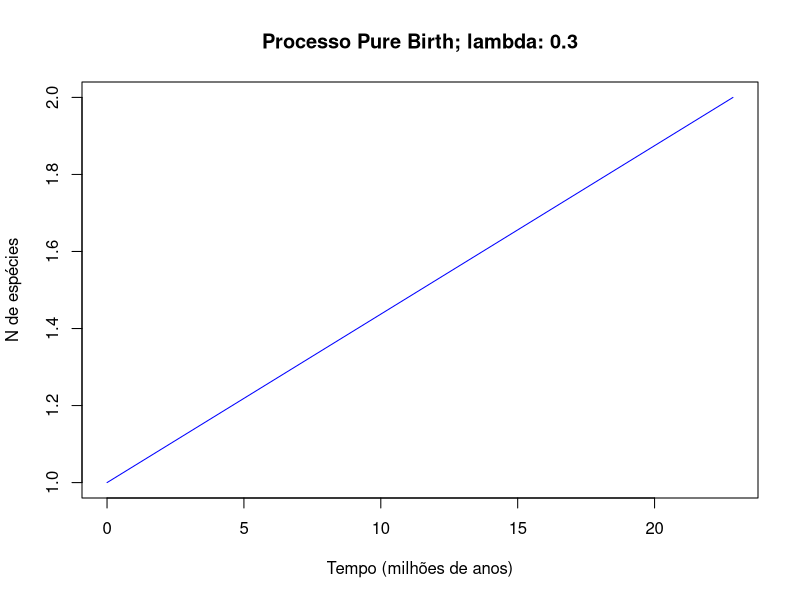
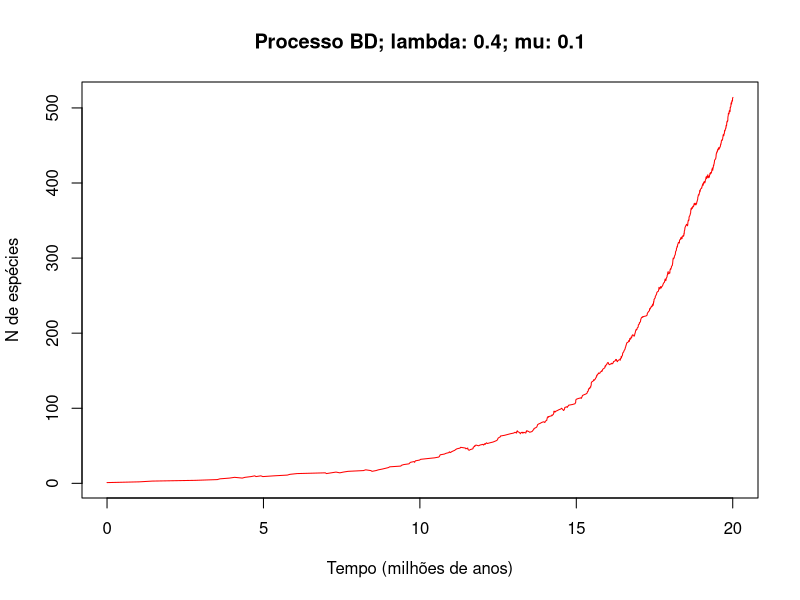
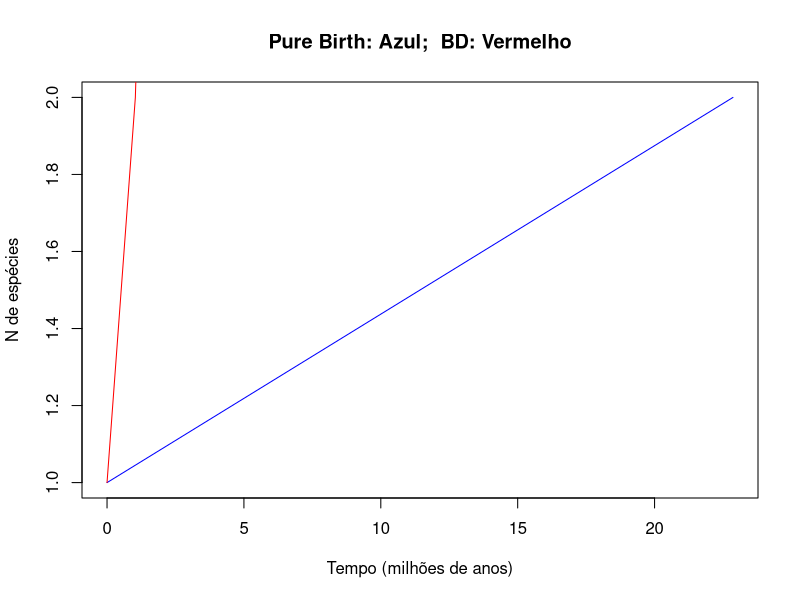

These figures' R source, in order: (Note: this script raises an error after producing the figures.)

############################## MODELO PURE BIRTH #############################

## Parâmetros do modelo Pure Birth (Yule)
# Taxa de nascimento
lambda1 = 0.3

## Cenário temporal
t = 0  # tempo atual
ts1 = t  # tempo de todos os eventos
tf = 20 # tempo máximo da simulação

## Cenário de diversidade
n = 1   # número de espécies atual
N1 = n  # número de espécies ao longo da simulação

# Simulação do processo Pure Birth
while (t < tf) {
  # tempos até o próximos evento de nascimento
  t_birth = rexp(1, n * lambda1)
  # atualizando o tempo
  t = t + t_birth
  ts1 = c(ts1, t)
  # atualizando a diversidade
  n = n + 1 # 'nasce' uma espécie
  N1 = c(N1, n)
}

## Plot da simulação
par(mfrow = c(1,1))
plot(
  x = ts1, 
  y = N1, 
  type = "l", 
  col = "blue", 
  xlab = "Tempo (milhões de anos)", 
  ylab = "N de espécies",
  main = paste0("Processo Pure Birth",
                "; lambda: ", lambda1
  )
)

# Veja o número final de espécies da simulação
Nf1 = N1[length(N1)]
Nf1

############################## MODELO BIRTH-DEATH #############################

## Parâmetros do modelo BD
# Taxa de nascimento
lambda2 = 0.4
# Taxa de morte
mu2 = 0.1

## Cenário temporal
t = 0  # tempo atual
ts2 = t  # tempo de todos os eventos
tf = 20 # tempo máximo da simulação

## Cenário de diversidade
n = 1   # número de espécies atual
N2 = n  # número de espécies ao longo da simulação

# Simulação do processo Birth-Death
while (t < tf) {
  # tempos até os próximos eventos de nascimento e morte
  t_birth = rexp(1, n * lambda2)
  t_death = rexp(1, n * mu2)
  # qual evento ocorre antes?
  ti = min(t_birth, t_death)
  # atualizando o tempo
  t = t + ti
  ts2 = c(ts2, t)
  # atualizando a diversidade
  if (ti == t_birth) {
    n = n + 1 # 'nasce' uma espécie
  } else {
    n = n - 1 # 'morre' uma espécie
  }
  N2 = c(N2, n)
}

## Plot da simulação
par(mfrow = c(1,1))
plot(
  x = ts2, 
  y = N2, 
  type = "l", 
  col = "red", 
  xlab = "Tempo (milhões de anos)", 
  ylab = "N de espécies",
  main = paste0("Processo BD",
                "; lambda: ", lambda2, 
                "; mu: ", mu2
  )
)

# Veja o número final de espécies da simulação
Nf2 = N2[length(N2)]
Nf2

############################### COMPARANDO MODELOS #############################

## Plot das duas simulações
par(mfrow = c(1,1))
plot(
  x = ts1, 
  y = N1, 
  type = "l", 
  col = "blue", 
  xlab = "Tempo (milhões de anos)", 
  ylab = "N de espécies",
  main = paste0("Pure Birth: Azul;  BD: Vermelho"
                )
)
lines(
  x = ts2, 
  y = N2, 
  type = "l", 
  col = "red"
)

## EM GRUPO
# Compare o número de espécies geradas pelos modelos:
c("Pure Birth" = Nf1, "BD"= Nf2)

# Vamos armazenar o número de espécies geradas por cada modelo:
Npure = c()
Nbd = c()

# Vamos testar se existe diferença no número de espécies:
t.test(x = Npure, 
       y = Nbd, 
       alternative = "two.sided",
       paired = FALSE, 
       var.equal = FALSE
)

## PARA PENSAR:
# Os modelos produziram um número de espécies distinto?
# Qual o motivo para esse padrão?


## EM GRUPO
# Vamos ajustar uma regressão linear entre N de spécies e tempo:
lm_pure = summary(lm(log(N1)~ ts1))
lm_bd = summary(lm(log(N2)~ ts2))

# Vamos extrair a taxa de diversificação para cada modelo:
r_pure = lm_pure$coefficients[2,1]
r_bd = lm_bd$coefficients[2,1]

# Contrastando estimativas de taxa de diversificação:
c("Pure Birth" = r_pure, "BD"= r_bd)

# Vamos extrair o tempo onde ocorreram especiações:
sptime_pure = ts1[-1]
sptime_bd = ts2[-1][diff(N2) == 1]

# Vamos calcular o tempo de espera entre especiações:
wtsp_pure = diff(ts1)
wtsp_bd = diff(ts2)[diff(N2) == 1]

summary(lm(log(wtsp_pure) ~ sptime_pure))
summary(lm(log(wtsp_bd)   ~ sptime_bd))


plot(sptime_pure, log(wtsp_pure) )
plot(sptime_bd, log(wtsp_bd) )
